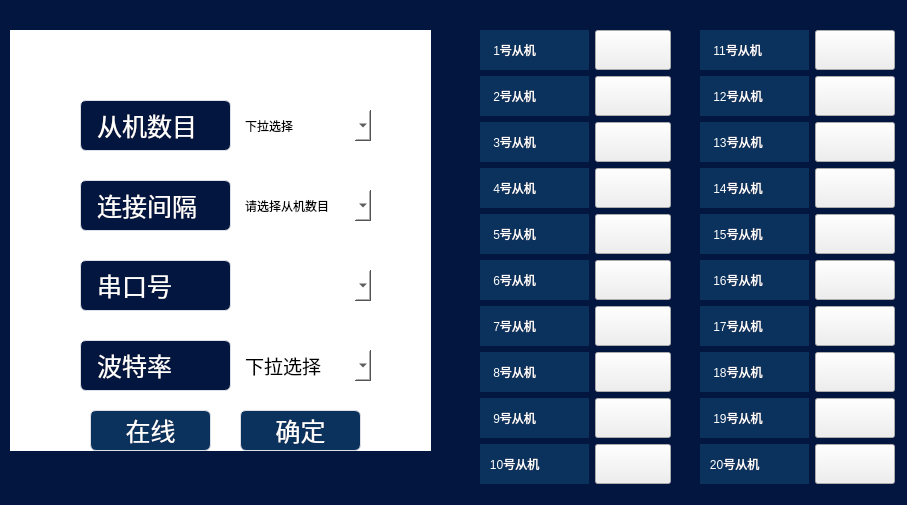
<?xml version="1.0" encoding="UTF-8"?>
<ui version="4.0">
 <class>EEGStart</class>
 <widget class="QWidget" name="EEGStart">
  <property name="geometry">
   <rect>
    <x>0</x>
    <y>0</y>
    <width>907</width>
    <height>505</height>
   </rect>
  </property>
  <property name="minimumSize">
   <size>
    <width>907</width>
    <height>505</height>
   </size>
  </property>
  <property name="maximumSize">
   <size>
    <width>907</width>
    <height>505</height>
   </size>
  </property>
  <property name="sizeIncrement">
   <size>
    <width>907</width>
    <height>505</height>
   </size>
  </property>
  <property name="windowTitle">
   <string>EEG配置</string>
  </property>
  <property name="styleSheet">
   <string notr="true"/>
  </property>
  <widget class="QListWidget" name="listWidget">
   <property name="geometry">
    <rect>
     <x>10</x>
     <y>30</y>
     <width>421</width>
     <height>421</height>
    </rect>
   </property>
   <property name="styleSheet">
    <string notr="true">border-radius: 6px;
image: url(:/icons/RES.png);
background-image: url(:/icons/RES.png);
border-radius:10px;</string>
   </property>
  </widget>
  <widget class="QWidget" name="widget_2" native="true">
   <property name="geometry">
    <rect>
     <x>30</x>
     <y>70</y>
     <width>401</width>
     <height>341</height>
    </rect>
   </property>
   <property name="styleSheet">
    <string notr="true"/>
   </property>
   <widget class="QLabel" name="label_10">
    <property name="geometry">
     <rect>
      <x>50</x>
      <y>30</y>
      <width>151</width>
      <height>51</height>
     </rect>
    </property>
    <property name="minimumSize">
     <size>
      <width>109</width>
      <height>40</height>
     </size>
    </property>
    <property name="maximumSize">
     <size>
      <width>200</width>
      <height>200</height>
     </size>
    </property>
    <property name="styleSheet">
     <string notr="true">background-color: rgb(3,22,64);
color: rgb(255, 255, 255);
border-style: none;
border: 1px solid #DCDFE6;
border-radius: 6px;
padding: 5px 10px;
font-size: 25px;
</string>
    </property>
    <property name="text">
     <string>从机数目</string>
    </property>
   </widget>
   <widget class="QComboBox" name="comboBox_3">
    <property name="geometry">
     <rect>
      <x>210</x>
      <y>40</y>
      <width>131</width>
      <height>31</height>
     </rect>
    </property>
    <property name="styleSheet">
     <string notr="true">background-color: rgb(255, 255, 255);
color: rgb(0, 0, 0);
border-radius: 0px;</string>
    </property>
    <item>
     <property name="text">
      <string>下拉选择</string>
     </property>
    </item>
    <item>
     <property name="text">
      <string>1从机</string>
     </property>
    </item>
    <item>
     <property name="text">
      <string>2从机</string>
     </property>
    </item>
    <item>
     <property name="text">
      <string>3从机</string>
     </property>
    </item>
    <item>
     <property name="text">
      <string>4从机</string>
     </property>
    </item>
    <item>
     <property name="text">
      <string>5从机</string>
     </property>
    </item>
    <item>
     <property name="text">
      <string>6从机</string>
     </property>
    </item>
    <item>
     <property name="text">
      <string>7从机</string>
     </property>
    </item>
    <item>
     <property name="text">
      <string>8从机</string>
     </property>
    </item>
    <item>
     <property name="text">
      <string>9从机</string>
     </property>
    </item>
    <item>
     <property name="text">
      <string>10从机</string>
     </property>
    </item>
    <item>
     <property name="text">
      <string>11从机</string>
     </property>
    </item>
    <item>
     <property name="text">
      <string>12从机</string>
     </property>
    </item>
    <item>
     <property name="text">
      <string>13从机</string>
     </property>
    </item>
    <item>
     <property name="text">
      <string>14从机</string>
     </property>
    </item>
    <item>
     <property name="text">
      <string>15从机</string>
     </property>
    </item>
    <item>
     <property name="text">
      <string>16从机</string>
     </property>
    </item>
    <item>
     <property name="text">
      <string>17从机</string>
     </property>
    </item>
    <item>
     <property name="text">
      <string>18从机</string>
     </property>
    </item>
    <item>
     <property name="text">
      <string>19从机</string>
     </property>
    </item>
    <item>
     <property name="text">
      <string>20从机</string>
     </property>
    </item>
   </widget>
   <widget class="QLabel" name="label_11">
    <property name="geometry">
     <rect>
      <x>50</x>
      <y>110</y>
      <width>151</width>
      <height>51</height>
     </rect>
    </property>
    <property name="minimumSize">
     <size>
      <width>109</width>
      <height>40</height>
     </size>
    </property>
    <property name="maximumSize">
     <size>
      <width>200</width>
      <height>200</height>
     </size>
    </property>
    <property name="styleSheet">
     <string notr="true">background-color: rgb(3,22,64);
color: rgb(255, 255, 255);
border-style: none;
border: 1px solid #DCDFE6;
border-radius: 6px;
padding: 5px 10px;
font-size: 25px;
</string>
    </property>
    <property name="text">
     <string>连接间隔</string>
    </property>
   </widget>
   <widget class="QComboBox" name="comboBox_2">
    <property name="enabled">
     <bool>false</bool>
    </property>
    <property name="geometry">
     <rect>
      <x>210</x>
      <y>120</y>
      <width>131</width>
      <height>31</height>
     </rect>
    </property>
    <property name="styleSheet">
     <string notr="true">background-color: rgb(255, 255, 255);
color: rgb(0, 0, 0);
border-radius: 0px;</string>
    </property>
    <item>
     <property name="text">
      <string>请选择从机数目</string>
     </property>
    </item>
    <item>
     <property name="text">
      <string>25</string>
     </property>
    </item>
    <item>
     <property name="text">
      <string>25</string>
     </property>
    </item>
    <item>
     <property name="text">
      <string>30</string>
     </property>
    </item>
    <item>
     <property name="text">
      <string>35</string>
     </property>
    </item>
    <item>
     <property name="text">
      <string>40</string>
     </property>
    </item>
    <item>
     <property name="text">
      <string>45</string>
     </property>
    </item>
    <item>
     <property name="text">
      <string>50</string>
     </property>
    </item>
    <item>
     <property name="text">
      <string>55</string>
     </property>
    </item>
    <item>
     <property name="text">
      <string>60</string>
     </property>
    </item>
    <item>
     <property name="text">
      <string>65</string>
     </property>
    </item>
    <item>
     <property name="text">
      <string>70</string>
     </property>
    </item>
    <item>
     <property name="text">
      <string>75</string>
     </property>
    </item>
    <item>
     <property name="text">
      <string>80</string>
     </property>
    </item>
    <item>
     <property name="text">
      <string>85</string>
     </property>
    </item>
    <item>
     <property name="text">
      <string>90</string>
     </property>
    </item>
    <item>
     <property name="text">
      <string>95</string>
     </property>
    </item>
    <item>
     <property name="text">
      <string>100</string>
     </property>
    </item>
    <item>
     <property name="text">
      <string>105</string>
     </property>
    </item>
    <item>
     <property name="text">
      <string>110</string>
     </property>
    </item>
    <item>
     <property name="text">
      <string>115</string>
     </property>
    </item>
   </widget>
   <widget class="QLabel" name="label_12">
    <property name="geometry">
     <rect>
      <x>50</x>
      <y>190</y>
      <width>151</width>
      <height>51</height>
     </rect>
    </property>
    <property name="minimumSize">
     <size>
      <width>109</width>
      <height>40</height>
     </size>
    </property>
    <property name="maximumSize">
     <size>
      <width>200</width>
      <height>200</height>
     </size>
    </property>
    <property name="styleSheet">
     <string notr="true">background-color: rgb(3,22,64);
color: rgb(255, 255, 255);
border-style: none;
border: 1px solid #DCDFE6;
border-radius: 6px;
padding: 5px 10px;
font-size: 25px;
</string>
    </property>
    <property name="text">
     <string>串口号</string>
    </property>
   </widget>
   <widget class="QComboBox" name="comboBox">
    <property name="geometry">
     <rect>
      <x>210</x>
      <y>200</y>
      <width>131</width>
      <height>31</height>
     </rect>
    </property>
    <property name="styleSheet">
     <string notr="true">background-color: rgb(255, 255, 255);
color: rgb(0, 0, 0);
border-radius: 0px;</string>
    </property>
   </widget>
   <widget class="QLabel" name="label_13">
    <property name="geometry">
     <rect>
      <x>50</x>
      <y>270</y>
      <width>151</width>
      <height>51</height>
     </rect>
    </property>
    <property name="minimumSize">
     <size>
      <width>150</width>
      <height>40</height>
     </size>
    </property>
    <property name="maximumSize">
     <size>
      <width>200</width>
      <height>60</height>
     </size>
    </property>
    <property name="styleSheet">
     <string notr="true">background-color: rgb(3,22,64);
color: rgb(255, 255, 255);
border-style: none;
border: 1px solid #DCDFE6;
border-radius: 6px;
padding: 5px 10px;
font-size: 25px;
</string>
    </property>
    <property name="text">
     <string>波特率</string>
    </property>
   </widget>
   <widget class="QComboBox" name="comboBox_4">
    <property name="geometry">
     <rect>
      <x>210</x>
      <y>280</y>
      <width>131</width>
      <height>31</height>
     </rect>
    </property>
    <property name="font">
     <font>
      <family>Times New Roman</family>
      <pointsize>14</pointsize>
     </font>
    </property>
    <property name="styleSheet">
     <string notr="true">background-color: rgb(255, 255, 255);
color: rgb(0, 0, 0);
border-radius: 0px;</string>
    </property>
    <property name="currentText">
     <string>下拉选择</string>
    </property>
    <property name="currentIndex">
     <number>0</number>
    </property>
    <item>
     <property name="text">
      <string>下拉选择</string>
     </property>
    </item>
    <item>
     <property name="text">
      <string>3000000</string>
     </property>
    </item>
    <item>
     <property name="text">
      <string>1200</string>
     </property>
    </item>
    <item>
     <property name="text">
      <string>2400</string>
     </property>
    </item>
    <item>
     <property name="text">
      <string>4800</string>
     </property>
    </item>
    <item>
     <property name="text">
      <string>9600</string>
     </property>
    </item>
    <item>
     <property name="text">
      <string>19200</string>
     </property>
    </item>
    <item>
     <property name="text">
      <string>38400</string>
     </property>
    </item>
    <item>
     <property name="text">
      <string>36400</string>
     </property>
    </item>
    <item>
     <property name="text">
      <string>57600</string>
     </property>
    </item>
    <item>
     <property name="text">
      <string>115200</string>
     </property>
    </item>
   </widget>
  </widget>
  <widget class="QListView" name="listView">
   <property name="geometry">
    <rect>
     <x>-120</x>
     <y>-40</y>
     <width>1031</width>
     <height>551</height>
    </rect>
   </property>
   <property name="styleSheet">
    <string notr="true">background-color: rgb(3,22,64);
color: rgb(255, 255, 255);
</string>
   </property>
  </widget>
  <widget class="QPushButton" name="pushButton">
   <property name="geometry">
    <rect>
     <x>240</x>
     <y>410</y>
     <width>121</width>
     <height>41</height>
    </rect>
   </property>
   <property name="styleSheet">
    <string notr="true">QPushButton { color:#ffffff;background-color:#0B325D;border-style: none;border: 1px solid #DCDFE6;border-radius: 6px;padding: 5px 10px;font-size: 25px; }
/* QPushButton:hover{ color: #ffffff; font-weight: bold; background-color: #fd839a; }*/

QPushButton:hover {  color:#000000;background-color: #f8f8f8; border: 1px solid #f0f0f0; }

</string>
   </property>
   <property name="text">
    <string>确定</string>
   </property>
  </widget>
  <widget class="QWidget" name="formLayoutWidget">
   <property name="geometry">
    <rect>
     <x>480</x>
     <y>30</y>
     <width>191</width>
     <height>456</height>
    </rect>
   </property>
   <layout class="QFormLayout" name="formLayout">
    <item row="0" column="0">
     <widget class="QLabel" name="label_1">
      <property name="minimumSize">
       <size>
        <width>109</width>
        <height>40</height>
       </size>
      </property>
      <property name="maximumSize">
       <size>
        <width>109</width>
        <height>40</height>
       </size>
      </property>
      <property name="styleSheet">
       <string notr="true">background-color: rgb(11, 50, 93);
border-color: rgb(110, 156, 255);
color: rgb(255, 255, 255);</string>
      </property>
      <property name="text">
       <string>    1号从机</string>
      </property>
     </widget>
    </item>
    <item row="0" column="1">
     <widget class="SwitchControl" name="pushButton_1">
      <property name="maximumSize">
       <size>
        <width>80</width>
        <height>40</height>
       </size>
      </property>
      <property name="text">
       <string/>
      </property>
     </widget>
    </item>
    <item row="1" column="0">
     <widget class="QLabel" name="label_2">
      <property name="minimumSize">
       <size>
        <width>109</width>
        <height>40</height>
       </size>
      </property>
      <property name="maximumSize">
       <size>
        <width>109</width>
        <height>40</height>
       </size>
      </property>
      <property name="styleSheet">
       <string notr="true">background-color: rgb(11, 50, 93);
border-color: rgb(110, 156, 255);
color: rgb(255, 255, 255);</string>
      </property>
      <property name="text">
       <string>    2号从机</string>
      </property>
     </widget>
    </item>
    <item row="1" column="1">
     <widget class="SwitchControl" name="pushButton_2">
      <property name="maximumSize">
       <size>
        <width>80</width>
        <height>40</height>
       </size>
      </property>
      <property name="text">
       <string/>
      </property>
     </widget>
    </item>
    <item row="2" column="0">
     <widget class="QLabel" name="label_3">
      <property name="minimumSize">
       <size>
        <width>109</width>
        <height>40</height>
       </size>
      </property>
      <property name="maximumSize">
       <size>
        <width>109</width>
        <height>40</height>
       </size>
      </property>
      <property name="styleSheet">
       <string notr="true">background-color: rgb(11, 50, 93);
border-color: rgb(110, 156, 255);
color: rgb(255, 255, 255);</string>
      </property>
      <property name="text">
       <string>    3号从机</string>
      </property>
     </widget>
    </item>
    <item row="2" column="1">
     <widget class="SwitchControl" name="pushButton_3">
      <property name="maximumSize">
       <size>
        <width>80</width>
        <height>40</height>
       </size>
      </property>
      <property name="text">
       <string/>
      </property>
     </widget>
    </item>
    <item row="3" column="0">
     <widget class="QLabel" name="label_4">
      <property name="minimumSize">
       <size>
        <width>109</width>
        <height>40</height>
       </size>
      </property>
      <property name="maximumSize">
       <size>
        <width>109</width>
        <height>40</height>
       </size>
      </property>
      <property name="styleSheet">
       <string notr="true">background-color: rgb(11, 50, 93);
border-color: rgb(110, 156, 255);
color: rgb(255, 255, 255);</string>
      </property>
      <property name="text">
       <string>    4号从机</string>
      </property>
     </widget>
    </item>
    <item row="3" column="1">
     <widget class="SwitchControl" name="pushButton_4">
      <property name="maximumSize">
       <size>
        <width>80</width>
        <height>40</height>
       </size>
      </property>
      <property name="text">
       <string/>
      </property>
     </widget>
    </item>
    <item row="4" column="0">
     <widget class="QLabel" name="label_5">
      <property name="minimumSize">
       <size>
        <width>109</width>
        <height>40</height>
       </size>
      </property>
      <property name="maximumSize">
       <size>
        <width>109</width>
        <height>40</height>
       </size>
      </property>
      <property name="styleSheet">
       <string notr="true">background-color: rgb(11, 50, 93);
border-color: rgb(110, 156, 255);
color: rgb(255, 255, 255);</string>
      </property>
      <property name="text">
       <string>    5号从机</string>
      </property>
     </widget>
    </item>
    <item row="4" column="1">
     <widget class="SwitchControl" name="pushButton_5">
      <property name="maximumSize">
       <size>
        <width>80</width>
        <height>40</height>
       </size>
      </property>
      <property name="text">
       <string/>
      </property>
     </widget>
    </item>
    <item row="5" column="0">
     <widget class="QLabel" name="label_6">
      <property name="minimumSize">
       <size>
        <width>109</width>
        <height>40</height>
       </size>
      </property>
      <property name="maximumSize">
       <size>
        <width>109</width>
        <height>40</height>
       </size>
      </property>
      <property name="styleSheet">
       <string notr="true">background-color: rgb(11, 50, 93);
border-color: rgb(110, 156, 255);
color: rgb(255, 255, 255);</string>
      </property>
      <property name="text">
       <string>    6号从机</string>
      </property>
     </widget>
    </item>
    <item row="5" column="1">
     <widget class="SwitchControl" name="pushButton_6">
      <property name="maximumSize">
       <size>
        <width>80</width>
        <height>40</height>
       </size>
      </property>
      <property name="text">
       <string/>
      </property>
     </widget>
    </item>
    <item row="6" column="0">
     <widget class="QLabel" name="label_7">
      <property name="minimumSize">
       <size>
        <width>109</width>
        <height>40</height>
       </size>
      </property>
      <property name="maximumSize">
       <size>
        <width>109</width>
        <height>40</height>
       </size>
      </property>
      <property name="styleSheet">
       <string notr="true">background-color: rgb(11, 50, 93);
border-color: rgb(110, 156, 255);
color: rgb(255, 255, 255);</string>
      </property>
      <property name="text">
       <string>    7号从机</string>
      </property>
     </widget>
    </item>
    <item row="6" column="1">
     <widget class="SwitchControl" name="pushButton_7">
      <property name="maximumSize">
       <size>
        <width>80</width>
        <height>40</height>
       </size>
      </property>
      <property name="text">
       <string/>
      </property>
     </widget>
    </item>
    <item row="7" column="0">
     <widget class="QLabel" name="label_8">
      <property name="minimumSize">
       <size>
        <width>109</width>
        <height>40</height>
       </size>
      </property>
      <property name="maximumSize">
       <size>
        <width>109</width>
        <height>40</height>
       </size>
      </property>
      <property name="styleSheet">
       <string notr="true">background-color: rgb(11, 50, 93);
border-color: rgb(110, 156, 255);
color: rgb(255, 255, 255);</string>
      </property>
      <property name="text">
       <string>    8号从机</string>
      </property>
     </widget>
    </item>
    <item row="7" column="1">
     <widget class="SwitchControl" name="pushButton_8">
      <property name="maximumSize">
       <size>
        <width>80</width>
        <height>40</height>
       </size>
      </property>
      <property name="text">
       <string/>
      </property>
     </widget>
    </item>
    <item row="8" column="0">
     <widget class="QLabel" name="label_21">
      <property name="minimumSize">
       <size>
        <width>109</width>
        <height>40</height>
       </size>
      </property>
      <property name="maximumSize">
       <size>
        <width>109</width>
        <height>40</height>
       </size>
      </property>
      <property name="styleSheet">
       <string notr="true">background-color: rgb(11, 50, 93);
border-color: rgb(110, 156, 255);
color: rgb(255, 255, 255);</string>
      </property>
      <property name="text">
       <string>    9号从机</string>
      </property>
     </widget>
    </item>
    <item row="9" column="0">
     <widget class="QLabel" name="label_22">
      <property name="minimumSize">
       <size>
        <width>109</width>
        <height>40</height>
       </size>
      </property>
      <property name="maximumSize">
       <size>
        <width>109</width>
        <height>40</height>
       </size>
      </property>
      <property name="styleSheet">
       <string notr="true">background-color: rgb(11, 50, 93);
border-color: rgb(110, 156, 255);
color: rgb(255, 255, 255);</string>
      </property>
      <property name="text">
       <string>   10号从机</string>
      </property>
     </widget>
    </item>
    <item row="8" column="1">
     <widget class="SwitchControl" name="pushButton_9">
      <property name="maximumSize">
       <size>
        <width>80</width>
        <height>40</height>
       </size>
      </property>
      <property name="text">
       <string/>
      </property>
     </widget>
    </item>
    <item row="9" column="1">
     <widget class="SwitchControl" name="pushButton_10">
      <property name="maximumSize">
       <size>
        <width>80</width>
        <height>40</height>
       </size>
      </property>
      <property name="text">
       <string/>
      </property>
     </widget>
    </item>
   </layout>
  </widget>
  <widget class="QWidget" name="formLayoutWidget_2">
   <property name="geometry">
    <rect>
     <x>700</x>
     <y>30</y>
     <width>266</width>
     <height>918</height>
    </rect>
   </property>
   <layout class="QFormLayout" name="formLayout_2">
    <item row="0" column="0">
     <widget class="QLabel" name="label_9">
      <property name="minimumSize">
       <size>
        <width>109</width>
        <height>40</height>
       </size>
      </property>
      <property name="maximumSize">
       <size>
        <width>109</width>
        <height>40</height>
       </size>
      </property>
      <property name="styleSheet">
       <string notr="true">background-color: rgb(11, 50, 93);
border-color: rgb(110, 156, 255);
color: rgb(255, 255, 255);</string>
      </property>
      <property name="text">
       <string>    11号从机</string>
      </property>
     </widget>
    </item>
    <item row="0" column="1">
     <widget class="SwitchControl" name="pushButton_11">
      <property name="maximumSize">
       <size>
        <width>80</width>
        <height>40</height>
       </size>
      </property>
      <property name="text">
       <string/>
      </property>
     </widget>
    </item>
    <item row="1" column="0">
     <widget class="QLabel" name="label_14">
      <property name="minimumSize">
       <size>
        <width>109</width>
        <height>40</height>
       </size>
      </property>
      <property name="maximumSize">
       <size>
        <width>109</width>
        <height>40</height>
       </size>
      </property>
      <property name="styleSheet">
       <string notr="true">background-color: rgb(11, 50, 93);
border-color: rgb(110, 156, 255);
color: rgb(255, 255, 255);</string>
      </property>
      <property name="text">
       <string>    12号从机</string>
      </property>
     </widget>
    </item>
    <item row="1" column="1">
     <widget class="SwitchControl" name="pushButton_12">
      <property name="maximumSize">
       <size>
        <width>80</width>
        <height>40</height>
       </size>
      </property>
      <property name="text">
       <string/>
      </property>
     </widget>
    </item>
    <item row="2" column="0">
     <widget class="QLabel" name="label_15">
      <property name="minimumSize">
       <size>
        <width>109</width>
        <height>40</height>
       </size>
      </property>
      <property name="maximumSize">
       <size>
        <width>109</width>
        <height>40</height>
       </size>
      </property>
      <property name="styleSheet">
       <string notr="true">background-color: rgb(11, 50, 93);
border-color: rgb(110, 156, 255);
color: rgb(255, 255, 255);</string>
      </property>
      <property name="text">
       <string>    13号从机</string>
      </property>
     </widget>
    </item>
    <item row="2" column="1">
     <widget class="SwitchControl" name="pushButton_13">
      <property name="maximumSize">
       <size>
        <width>80</width>
        <height>40</height>
       </size>
      </property>
      <property name="text">
       <string/>
      </property>
     </widget>
    </item>
    <item row="3" column="0">
     <widget class="QLabel" name="label_16">
      <property name="minimumSize">
       <size>
        <width>109</width>
        <height>40</height>
       </size>
      </property>
      <property name="maximumSize">
       <size>
        <width>109</width>
        <height>40</height>
       </size>
      </property>
      <property name="styleSheet">
       <string notr="true">background-color: rgb(11, 50, 93);
border-color: rgb(110, 156, 255);
color: rgb(255, 255, 255);</string>
      </property>
      <property name="text">
       <string>    14号从机</string>
      </property>
     </widget>
    </item>
    <item row="3" column="1">
     <widget class="SwitchControl" name="pushButton_14">
      <property name="maximumSize">
       <size>
        <width>80</width>
        <height>40</height>
       </size>
      </property>
      <property name="text">
       <string/>
      </property>
     </widget>
    </item>
    <item row="4" column="0">
     <widget class="QLabel" name="label_17">
      <property name="minimumSize">
       <size>
        <width>109</width>
        <height>40</height>
       </size>
      </property>
      <property name="maximumSize">
       <size>
        <width>109</width>
        <height>40</height>
       </size>
      </property>
      <property name="styleSheet">
       <string notr="true">background-color: rgb(11, 50, 93);
border-color: rgb(110, 156, 255);
color: rgb(255, 255, 255);</string>
      </property>
      <property name="text">
       <string>    15号从机</string>
      </property>
     </widget>
    </item>
    <item row="4" column="1">
     <widget class="SwitchControl" name="pushButton_15">
      <property name="maximumSize">
       <size>
        <width>80</width>
        <height>40</height>
       </size>
      </property>
      <property name="text">
       <string/>
      </property>
     </widget>
    </item>
    <item row="5" column="0">
     <widget class="QLabel" name="label_18">
      <property name="minimumSize">
       <size>
        <width>109</width>
        <height>40</height>
       </size>
      </property>
      <property name="maximumSize">
       <size>
        <width>109</width>
        <height>40</height>
       </size>
      </property>
      <property name="styleSheet">
       <string notr="true">background-color: rgb(11, 50, 93);
border-color: rgb(110, 156, 255);
color: rgb(255, 255, 255);</string>
      </property>
      <property name="text">
       <string>    16号从机</string>
      </property>
     </widget>
    </item>
    <item row="5" column="1">
     <widget class="SwitchControl" name="pushButton_16">
      <property name="maximumSize">
       <size>
        <width>80</width>
        <height>40</height>
       </size>
      </property>
      <property name="text">
       <string/>
      </property>
     </widget>
    </item>
    <item row="6" column="0">
     <widget class="QLabel" name="label_19">
      <property name="minimumSize">
       <size>
        <width>109</width>
        <height>40</height>
       </size>
      </property>
      <property name="maximumSize">
       <size>
        <width>109</width>
        <height>40</height>
       </size>
      </property>
      <property name="styleSheet">
       <string notr="true">background-color: rgb(11, 50, 93);
border-color: rgb(110, 156, 255);
color: rgb(255, 255, 255);</string>
      </property>
      <property name="text">
       <string>    17号从机</string>
      </property>
     </widget>
    </item>
    <item row="6" column="1">
     <widget class="SwitchControl" name="pushButton_17">
      <property name="maximumSize">
       <size>
        <width>80</width>
        <height>40</height>
       </size>
      </property>
      <property name="text">
       <string/>
      </property>
     </widget>
    </item>
    <item row="7" column="0">
     <widget class="QLabel" name="label_20">
      <property name="minimumSize">
       <size>
        <width>109</width>
        <height>40</height>
       </size>
      </property>
      <property name="maximumSize">
       <size>
        <width>109</width>
        <height>40</height>
       </size>
      </property>
      <property name="styleSheet">
       <string notr="true">background-color: rgb(11, 50, 93);
border-color: rgb(110, 156, 255);
color: rgb(255, 255, 255);</string>
      </property>
      <property name="text">
       <string>    18号从机</string>
      </property>
     </widget>
    </item>
    <item row="7" column="1">
     <widget class="SwitchControl" name="pushButton_18">
      <property name="maximumSize">
       <size>
        <width>80</width>
        <height>40</height>
       </size>
      </property>
      <property name="text">
       <string/>
      </property>
     </widget>
    </item>
    <item row="8" column="0">
     <widget class="QLabel" name="label_23">
      <property name="minimumSize">
       <size>
        <width>109</width>
        <height>40</height>
       </size>
      </property>
      <property name="maximumSize">
       <size>
        <width>109</width>
        <height>40</height>
       </size>
      </property>
      <property name="styleSheet">
       <string notr="true">background-color: rgb(11, 50, 93);
border-color: rgb(110, 156, 255);
color: rgb(255, 255, 255);</string>
      </property>
      <property name="text">
       <string>    19号从机</string>
      </property>
     </widget>
    </item>
    <item row="8" column="1">
     <widget class="SwitchControl" name="pushButton_19">
      <property name="maximumSize">
       <size>
        <width>80</width>
        <height>40</height>
       </size>
      </property>
      <property name="text">
       <string/>
      </property>
     </widget>
    </item>
    <item row="9" column="0">
     <widget class="QLabel" name="label_24">
      <property name="minimumSize">
       <size>
        <width>109</width>
        <height>40</height>
       </size>
      </property>
      <property name="maximumSize">
       <size>
        <width>109</width>
        <height>40</height>
       </size>
      </property>
      <property name="styleSheet">
       <string notr="true">background-color: rgb(11, 50, 93);
border-color: rgb(110, 156, 255);
color: rgb(255, 255, 255);</string>
      </property>
      <property name="text">
       <string>   20号从机</string>
      </property>
     </widget>
    </item>
    <item row="9" column="1">
     <widget class="SwitchControl" name="pushButton_20">
      <property name="maximumSize">
       <size>
        <width>80</width>
        <height>40</height>
       </size>
      </property>
      <property name="text">
       <string/>
      </property>
     </widget>
    </item>
   </layout>
  </widget>
  <widget class="QLabel" name="label_25">
   <property name="geometry">
    <rect>
     <x>-30</x>
     <y>-30</y>
     <width>171</width>
     <height>171</height>
    </rect>
   </property>
   <property name="styleSheet">
    <string notr="true">image: url(:/icons/team.png);</string>
   </property>
   <property name="text">
    <string/>
   </property>
  </widget>
  <widget class="QPushButton" name="pushButton_21">
   <property name="geometry">
    <rect>
     <x>90</x>
     <y>410</y>
     <width>121</width>
     <height>41</height>
    </rect>
   </property>
   <property name="styleSheet">
    <string notr="true">QPushButton { color:#ffffff;background-color:#0B325D;border-style: none;border: 1px solid #DCDFE6;border-radius: 6px;padding: 5px 10px;font-size: 25px; }
/* QPushButton:hover{ color: #ffffff; font-weight: bold; background-color: #fd839a; }*/

QPushButton:hover {  color:#000000;background-color: #f8f8f8; border: 1px solid #f0f0f0; }

</string>
   </property>
   <property name="text">
    <string>在线</string>
   </property>
  </widget>
  <zorder>listView</zorder>
  <zorder>listWidget</zorder>
  <zorder>widget_2</zorder>
  <zorder>pushButton</zorder>
  <zorder>formLayoutWidget</zorder>
  <zorder>formLayoutWidget_2</zorder>
  <zorder>label_25</zorder>
  <zorder>pushButton_21</zorder>
 </widget>
 <customwidgets>
  <customwidget>
   <class>SwitchControl</class>
   <extends>QPushButton</extends>
   <header location="global">ui\UartConfigWidget\switchcontrol.h</header>
  </customwidget>
 </customwidgets>
 <resources/>
 <connections/>
</ui>
